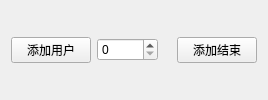
                  <widget class="QWidget" name="two_22" native="true">
                   <layout class="QHBoxLayout" name="horizontalLayout_23">
                    <item>
                     <widget class="QPushButton" name="add_showadd">
                      <property name="sizePolicy">
                       <sizepolicy hsizetype="Fixed" vsizetype="Fixed">
                        <horstretch>0</horstretch>
                        <verstretch>0</verstretch>
                       </sizepolicy>
                      </property>
                      <property name="text">
                       <string>添加用户</string>
                      </property>
                     </widget>
                    </item>
                    <item>
                     <widget class="QSpinBox" name="add_getnum">
                      <property name="sizePolicy">
                       <sizepolicy hsizetype="Fixed" vsizetype="Fixed">
                        <horstretch>0</horstretch>
                        <verstretch>0</verstretch>
                       </sizepolicy>
                      </property>
                      <property name="maximum">
                       <number>10000</number>
                      </property>
                     </widget>
                    </item>
                    <item>
                     <widget class="QLabel" name="label_67">
                      <property name="sizePolicy">
                       <sizepolicy hsizetype="Minimum" vsizetype="Preferred">
                        <horstretch>0</horstretch>
                        <verstretch>0</verstretch>
                       </sizepolicy>
                      </property>
                      <property name="text">
                       <string/>
                      </property>
                     </widget>
                    </item>
                    <item>
                     <widget class="QPushButton" name="endadd">
                      <property name="sizePolicy">
                       <sizepolicy hsizetype="Fixed" vsizetype="Fixed">
                        <horstretch>0</horstretch>
                        <verstretch>0</verstretch>
                       </sizepolicy>
                      </property>
                      <property name="text">
                       <string>添加结束</string>
                      </property>
                     </widget>
                    </item>
                   </layout>
                  </widget>
